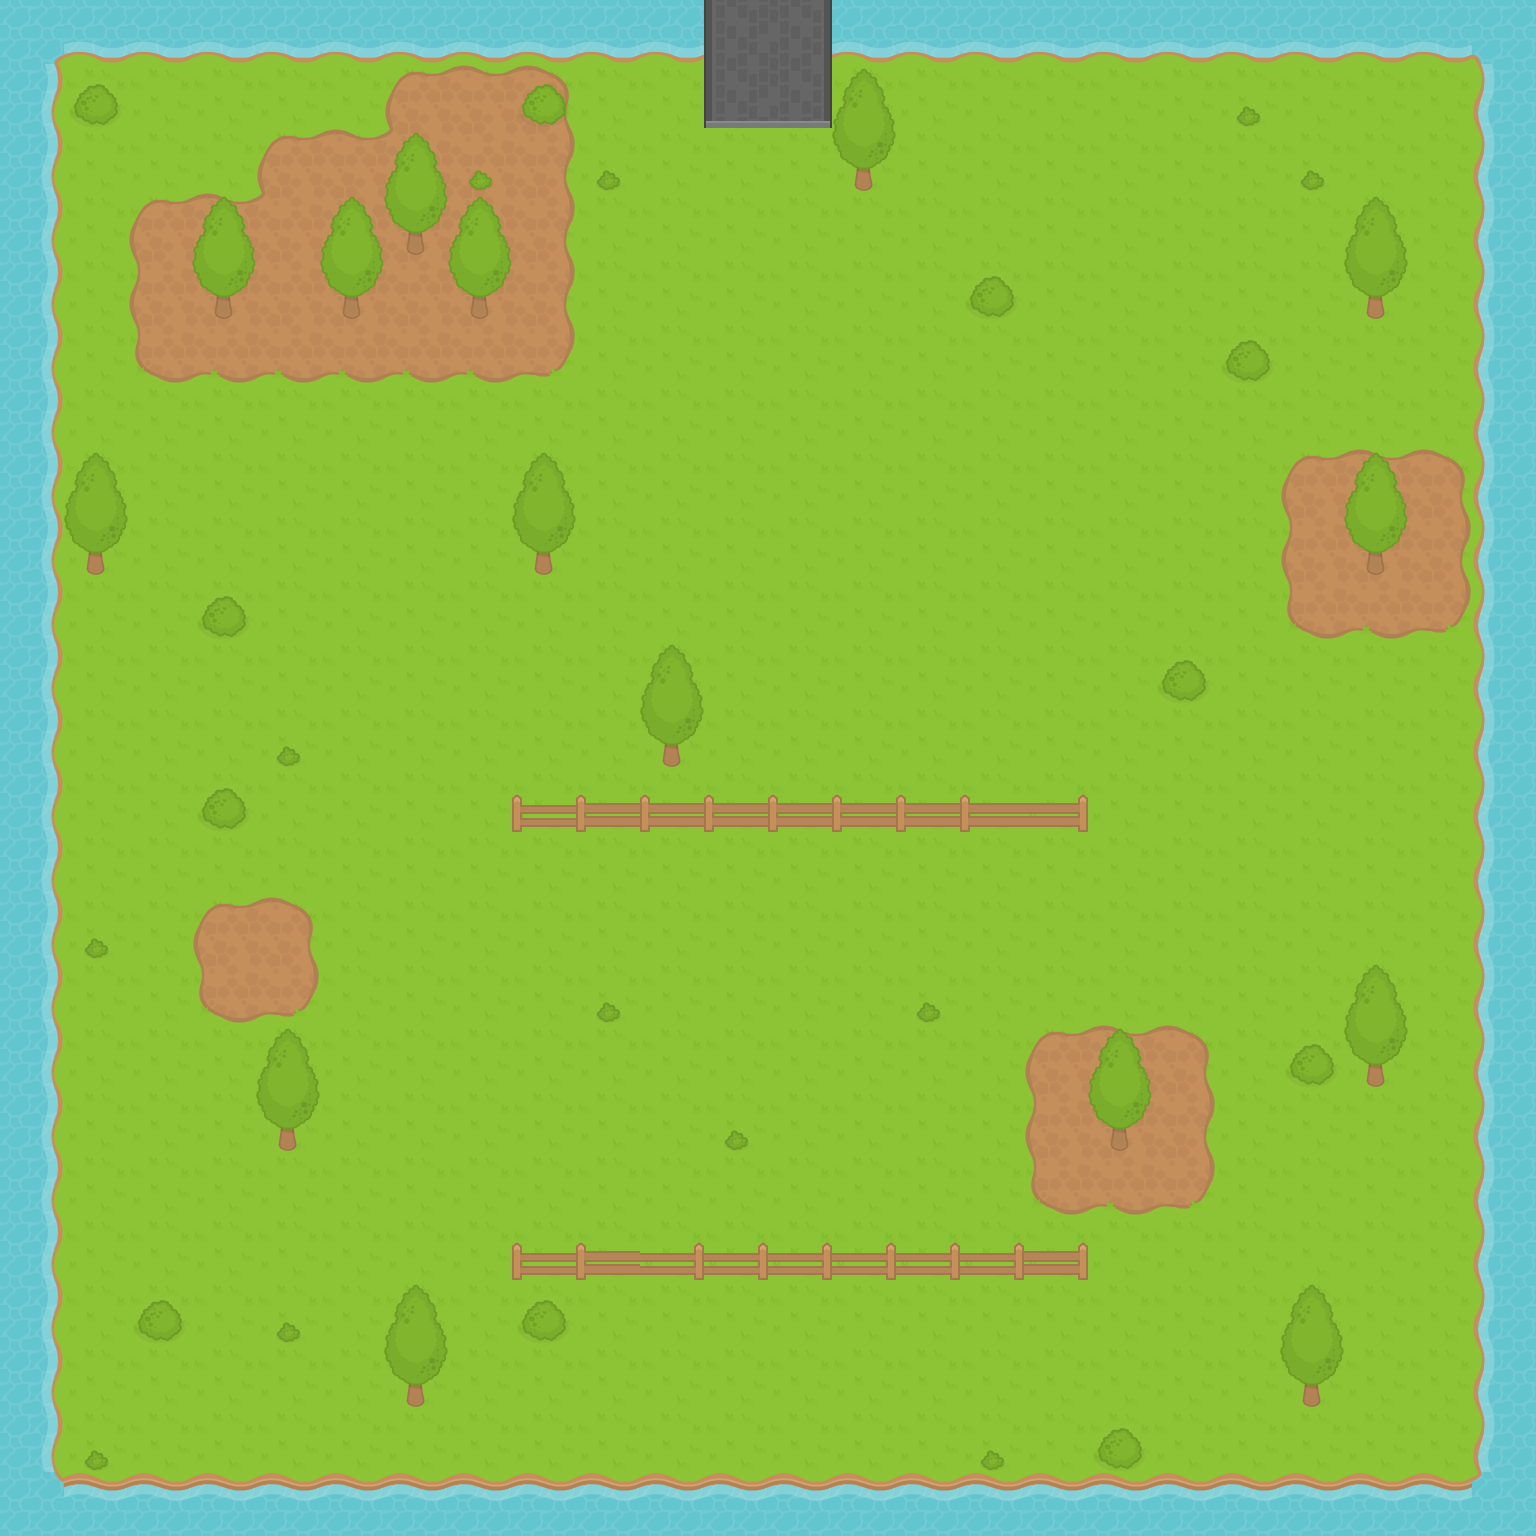

The image is a tile-based game level rendered from a .tmx file. Its description and complete source (layers, tilesets, objects, tile grids) follow:
An orthogonal 24x24 tile map with 64x64 px tiles, 2 tile layers (background, blocked) and 30 objects (16x Enemy, 12x Coin, StartingPosition, Portal).

<map version="1.2" tiledversion="1.2.5" orientation="orthogonal" renderorder="right-down" width="24" height="24" tilewidth="64" tileheight="64" infinite="0" nextlayerid="11" nextobjectid="32">
 <tileset firstgid="1" name="RPGpack_sheet" tilewidth="64" tileheight="64" tilecount="260" columns="20">
  <image source="../src/assets/images/RPGpack_sheet.png" width="1280" height="832" />
 </tileset>
 <layer id="9" name="background" width="24" height="24">
  <data encoding="csv">
14,52,52,52,52,52,52,52,52,52,52,154,156,52,52,52,52,52,52,52,52,52,52,15,
33,22,22,22,22,22,6,7,8,22,22,174,176,22,22,22,22,22,22,22,22,22,22,31,
33,22,22,22,6,7,30,27,28,22,22,22,22,22,22,22,22,22,22,22,22,22,22,31,
33,22,6,7,30,27,27,27,28,22,22,22,22,22,22,22,22,22,22,22,22,22,22,31,
33,22,26,27,27,27,27,27,28,22,22,22,22,22,22,22,22,22,22,22,22,22,22,31,
33,22,46,47,47,47,47,47,48,22,22,22,22,22,22,22,22,22,22,22,22,22,22,31,
33,22,22,22,22,22,22,22,22,22,22,22,22,22,22,22,22,22,22,22,22,22,22,31,
33,22,22,22,22,22,22,22,22,22,22,22,22,22,22,22,22,22,22,22,6,7,8,31,
33,22,22,22,22,22,22,22,22,22,22,22,22,22,22,22,22,22,22,22,26,27,28,31,
33,22,22,22,22,22,22,22,22,22,22,22,22,22,22,22,22,22,22,22,46,47,48,31,
33,22,22,22,22,22,22,22,22,22,22,22,22,22,22,22,22,22,22,22,22,22,22,31,
33,22,22,22,22,22,22,22,22,22,22,22,22,22,22,22,22,22,22,22,22,22,22,31,
33,22,22,22,22,22,22,22,22,22,22,22,22,22,22,22,22,22,22,22,22,22,22,31,
33,22,22,22,22,22,22,22,22,22,22,22,22,22,22,22,22,22,22,22,22,22,22,31,
33,22,22,6,8,22,22,22,22,22,22,22,22,22,22,22,22,22,22,22,22,22,22,31,
33,22,22,46,48,22,22,22,22,22,22,22,22,22,22,22,22,22,22,22,22,22,22,31,
33,22,22,22,22,22,22,22,22,22,22,22,22,22,22,22,6,7,8,22,22,22,22,31,
33,22,22,22,22,22,22,22,22,22,22,22,22,22,22,22,26,27,28,22,22,22,22,31,
33,22,22,22,22,22,22,22,22,22,22,22,22,22,22,22,46,47,48,22,22,22,22,31,
33,22,22,22,22,22,22,22,22,22,22,22,22,22,22,22,22,22,22,22,22,22,22,31,
33,22,22,22,22,22,22,22,22,22,22,22,22,22,22,22,22,22,22,22,22,22,22,31,
33,22,22,22,22,22,22,22,22,22,22,22,22,22,22,22,22,22,22,22,22,22,22,31,
33,22,22,22,22,22,22,22,22,22,22,22,22,22,22,22,22,22,22,22,22,22,22,31,
34,12,12,12,12,12,12,12,12,12,12,12,12,12,12,12,12,12,12,12,12,12,12,35
</data>
 </layer>
 <layer id="10" name="blocked" width="24" height="24">
  <data encoding="csv">
0,0,0,0,0,0,0,0,0,0,0,0,0,0,0,0,0,0,0,0,0,0,0,0,
0,181,0,0,0,0,0,0,181,0,0,0,0,201,0,0,0,0,0,182,0,0,0,0,
0,0,0,0,0,0,201,182,0,182,0,0,0,221,0,0,0,0,0,0,182,0,0,0,
0,0,0,201,0,201,221,201,0,0,0,0,0,0,0,0,0,0,0,0,0,201,0,0,
0,0,0,221,0,221,0,221,0,0,0,0,0,0,0,181,0,0,0,0,0,221,0,0,
0,0,0,0,0,0,0,0,0,0,0,0,0,0,0,0,0,0,0,181,0,0,0,0,
0,0,0,0,0,0,0,0,0,0,0,0,0,0,0,0,0,0,0,0,0,0,0,0,
0,201,0,0,0,0,0,0,201,0,0,0,0,0,0,0,0,0,0,0,0,201,0,0,
0,221,0,0,0,0,0,0,221,0,0,0,0,0,0,0,0,0,0,0,0,221,0,0,
0,0,0,181,0,0,0,0,0,0,0,0,0,0,0,0,0,0,0,0,0,0,0,0,
0,0,0,0,0,0,0,0,0,0,201,0,0,0,0,0,0,0,181,0,0,0,0,0,
0,0,0,0,182,0,0,0,0,0,221,0,0,0,0,0,0,0,0,0,0,0,0,0,
0,0,0,181,0,0,0,0,227,228,228,228,228,228,228,228,208,0,0,0,0,0,0,0,
0,0,0,0,0,0,0,0,0,0,0,0,0,0,0,0,0,0,0,0,0,0,0,0,
0,182,0,0,0,0,0,0,0,0,0,0,0,0,0,0,0,0,0,0,0,0,0,0,
0,0,0,0,0,0,0,0,0,182,0,0,0,0,182,0,0,0,0,0,0,201,0,0,
0,0,0,0,201,0,0,0,0,0,0,0,0,0,0,0,0,201,0,0,181,221,0,0,
0,0,0,0,221,0,0,0,0,0,0,182,0,0,0,0,0,221,0,0,0,0,0,0,
0,0,0,0,0,0,0,0,0,0,0,0,0,0,0,0,0,0,0,0,0,0,0,0,
0,0,0,0,0,0,0,0,227,228,207,207,207,207,207,207,208,0,0,0,0,0,0,0,
0,0,181,0,182,0,201,0,181,0,0,0,0,0,0,0,0,0,0,0,201,0,0,0,
0,0,0,0,0,0,221,0,0,0,0,0,0,0,0,0,0,0,0,0,221,0,0,0,
0,182,0,0,0,0,0,0,0,0,0,0,0,0,0,182,0,181,0,0,0,0,0,0,
0,0,0,0,0,0,0,0,0,0,0,0,0,0,0,0,0,0,0,0,0,0,0,0
</data>
 </layer>
 <objectgroup id="5" name="Player">
  <object id="2" name="StartingPosition" type="StartingPosition" x="767" y="1473">
   <point />
  </object>
 </objectgroup>
 <objectgroup id="6" name="Enemies">
  <object id="8" name="Enemy" x="623" y="504">
   <point />
  </object>
  <object id="9" name="Enemy" x="822" y="955">
   <point />
  </object>
  <object id="10" name="Enemy" x="439" y="576">
   <point />
  </object>
  <object id="19" name="Enemy" x="248" y="400">
   <point />
  </object>
  <object id="20" name="Enemy" x="204" y="470">
   <point />
  </object>
  <object id="21" name="Enemy" x="108" y="324">
   <point />
  </object>
  <object id="22" name="Enemy" x="440" y="950">
   <point />
  </object>
  <object id="23" name="Enemy" x="106" y="828">
   <point />
  </object>
  <object id="24" name="Enemy" x="750" y="308">
   <point />
  </object>
  <object id="25" name="Enemy" x="1036" y="146">
   <point />
  </object>
  <object id="26" name="Enemy" x="1170" y="526">
   <point />
  </object>
  <object id="27" name="Enemy" x="1356" y="826">
   <point />
  </object>
  <object id="28" name="Enemy" x="884" y="1164">
   <point />
  </object>
  <object id="29" name="Enemy" x="1370" y="1226">
   <point />
  </object>
  <object id="30" name="Enemy" x="258" y="1436">
   <point />
  </object>
  <object id="31" name="Enemy" x="1424" y="1448">
   <point />
  </object>
 </objectgroup>
 <objectgroup id="8" name="Coins">
  <object id="4" name="Coin" x="434" y="510">
   <point />
  </object>
  <object id="5" name="Coin" x="887" y="516">
   <point />
  </object>
  <object id="6" name="Coin" x="439" y="701">
   <point />
  </object>
  <object id="7" name="Coin" x="886" y="698">
   <point />
  </object>
  <object id="11" name="Coin" x="1130" y="846">
   <point />
  </object>
  <object id="12" name="Coin" x="528" y="1174">
   <point />
  </object>
  <object id="13" name="Coin" x="1164" y="1318">
   <point />
  </object>
  <object id="14" name="Coin" x="144" y="1196">
   <point />
  </object>
  <object id="15" name="Coin" x="1162" y="256">
   <point />
  </object>
  <object id="16" name="Coin" x="190" y="168">
   <point />
  </object>
  <object id="17" name="Coin" x="244" y="162">
   <point />
  </object>
  <object id="18" name="Coin" x="296" y="156">
   <point />
  </object>
 </objectgroup>
 <objectgroup id="7" name="Portal">
  <object id="3" name="Portal" x="768" y="59">
   <point />
  </object>
 </objectgroup>
</map>
